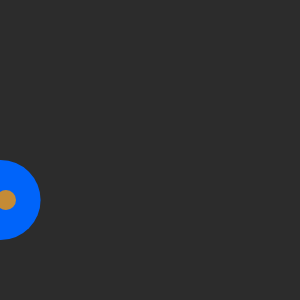
Frame 1 (no input)
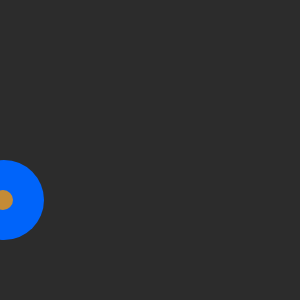
Frame 60 (no input)
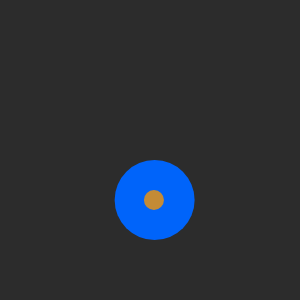
Frame 120 (the mouse pressed at the canvas centre since frame 60)

The p5.js sketch that drew these frames (run headless with seeded random() and noise() and a simulated clock; from frame 60 on, the mouse is pressed at the canvas centre):

// p5.js sketch
// ── sketch.js
// https://youtu.be/8uLVnM36XUc
var xoff = 0;
var smoothedSensor = 0;

function setup() {
  createCanvas( 300, 300 );
  noStroke();
}

function draw() {
  xoff += .1;
  var sensor = noise( xoff ) * 10 + mouseX;
  smoothedSensor = lerp( smoothedSensor, sensor, 0.1 )

  background( 44 );

  fill( 0, 100, 250 );
  ellipse( smoothedSensor, 200, 80, 80 );

  fill( 250, 150, 0, 200 );
  ellipse( sensor, 200, 20, 20 );
}
